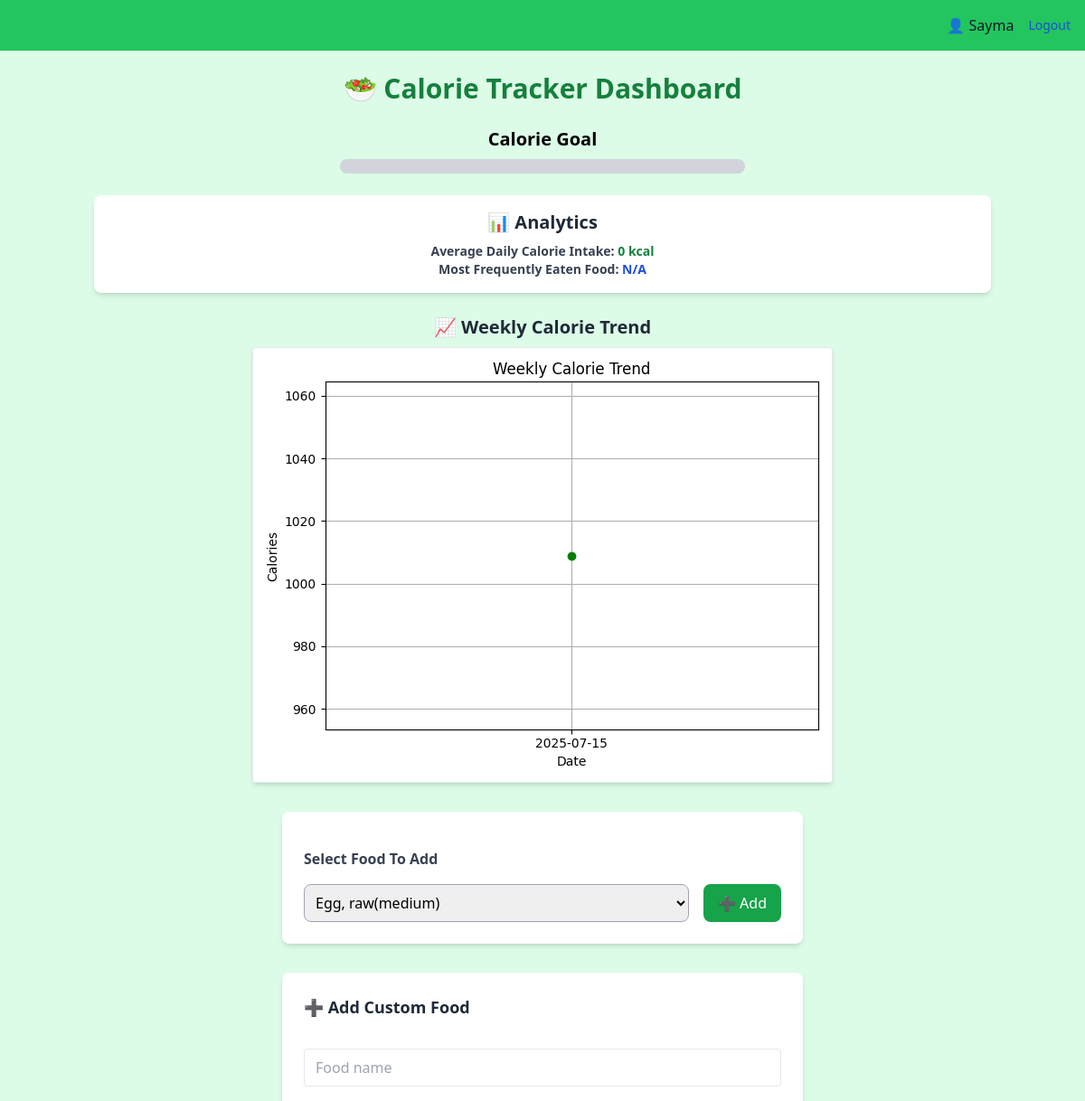
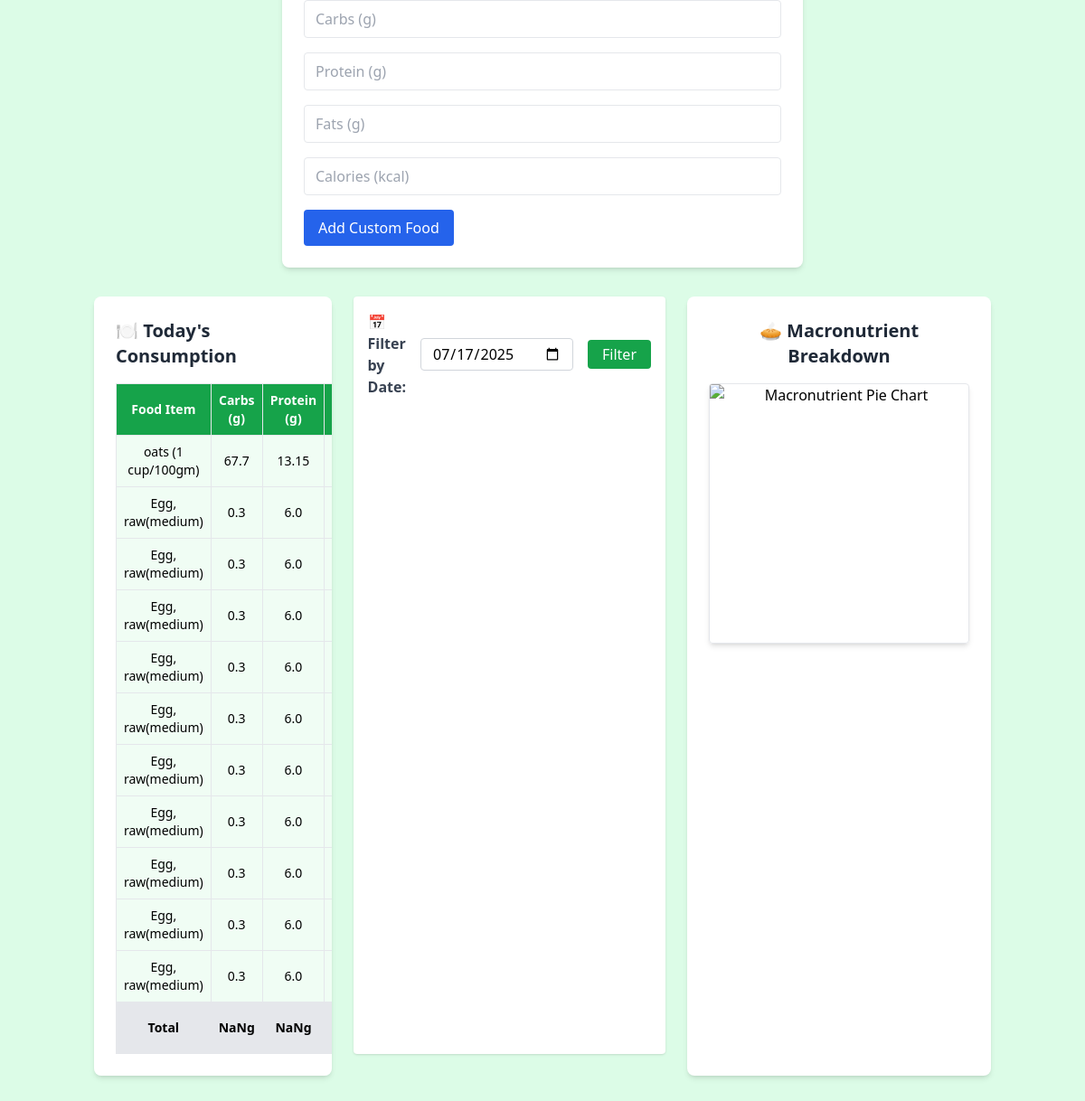
The app's page / (signed in) with its own data (2 pictures, top to bottom).
### myapp/models.py (models this page shows, shortened)
class Consume(models.Model):
    user = models.ForeignKey(User, on_delete=models.CASCADE)
    food_consumed = models.ForeignKey(Food, on_delete=models.CASCADE)
    timestamp = models.DateTimeField(default=timezone.now)

class Food(models.Model):
    name = models.CharField(max_length=200, unique=True)
    carbs = models.FloatField(help_text="Carbohydrates in grams")
    protein = models.FloatField(help_text="Protein in grams")
    fats = models.FloatField(help_text="Fats in grams")
    calories = models.IntegerField(help_text="Total calories")

### myapp/views.py (the view)
# urls.py: path('',views.index,name="index"),
@login_required
def index(request):
    selected_date = request.GET.get('date')
    if selected_date:
        date_obj = parse_date(selected_date)
        consumed_food = Consume.objects.filter(user=request.user, timestamp__date=date_obj)
    else:
        selected_date = date.today().isoformat()
        date_obj = date.today()
        consumed_food = Consume.objects.filter(user=request.user, timestamp__date=date.today())
    if request.method =="POST":
        food_name=request.POST['food_consumed']
        food_item=Food.objects.get(name=food_name)
        Consume.objects.create(user=request.user, food_consumed=food_item)
        return redirect(f"{request.path}?date={selected_date}")
    foods=Food.objects.all()
    consumed_food = Consume.objects.filter(user=request.user)
    avg_query = """
        SELECT AVG(f.calories)
        FROM myapp_consume c
        JOIN myapp_food f ON c.food_consumed_id = f.id
        WHERE c.user_id = %s AND DATE(c.timestamp) = %s
    """
    avg_calories = run_query(avg_query,[request.user.id, selected_date])[0][0] or 0
    freq_query = """
        SELECT f.name, COUNT(*) as freq
        FROM myapp_consume c
        JOIN myapp_food f ON c.food_consumed_id = f.id
        WHERE c.user_id = %s AND DATE(c.timestamp) = %s
        GROUP BY f.name
        ORDER BY freq DESC
        LIMIT 1
    """
    most_eaten_result = run_query(freq_query,[request.user.id, selected_date])
    most_eaten_food = most_eaten_result[0][0] if most_eaten_result else "N/A"
    return render(request, 'myapp/index.html', {
        'foods': foods,
        'consumed_food': consumed_food,
        'avg_calories': round(avg_calories, 2),
        'most_eaten_food': most_eaten_food,
        'selected_date': selected_date,
        'timestamp': datetime.now().timestamp()
    })

### myapp/utils.py (called while the page is built)
def run_query(query, params=None):
    with connection.cursor() as cursor:
        cursor.execute(query, params or [])
        result = cursor.fetchall()
    return result

### myapp/templates/myapp/index.html (shortened to what this page needs)
<!DOCTYPE html>
<html lang="en">
  <head>
    <script src="https://cdn.tailwindcss.com"></script>
  </head>
  <body class="bg-gradient-to-b bg-green-100 min-h-screen">
    <div class="flex justify-end p-4 bg-green-500 shadow-sm">
      {% if user.is_authenticated %}
      <div class="flex items-center space-x-4">
        <span class="text-gray-900 font-medium">👤 {{ user.username }}</span>
        <a
          href="{% url 'logout' %}"
          class="text-blue-700 hover:underline text-sm"
          >Logout</a
        >
      </div>
      {% endif %}
    </div>
    <div class="container mx-auto px-4 py-6">
      <h1 class="text-3xl font-bold text-center text-green-700 mb-6">
        🥗 Calorie Tracker Dashboard
      </h1>
      <div class="text-center mb-6">
        <h2 class="text-xl font-semibold">Calorie Goal</h2>
        <div
          class="max-w-md mx-auto bg-gray-300 rounded-full h-4 overflow-hidden mt-2"
        >
        </div>
      </div>
      <div class="text-center bg-white shadow-md rounded-lg p-4 mb-6">
        <h2 class="text-xl font-semibold text-gray-800 mb-2">📊 Analytics</h2>
        <p class="text-gray-700 text-sm">
          <strong>Average Daily Calorie Intake:</strong>
          <span class="text-green-700 font-bold">{{ avg_calories }} kcal</span>
        </p>
        <p class="text-gray-700 text-sm">
          <strong>Most Frequently Eaten Food:</strong>
          <span class="text-blue-700 font-bold">{{ most_eaten_food }}</span>
        </p>
      </div>
      <div class="text-center mb-8">
        <h2 class="text-xl font-semibold text-gray-800 mb-2">
          📈 Weekly Calorie Trend
        </h2>
        <img
          src="{% url 'calorie_plot' %}?t={{ timestamp }}"
          alt="Calorie Trend Graph"
          class="mx-auto border rounded shadow-md"
        />
      </div>
      <div class="bg-white shadow-md rounded-lg p-6 max-w-xl mx-auto mb-8">
        <form method="POST" class="space-y-4">
          <label class="block text-gray-700 font-semibold"
            >Select Food To Add</label
          >
          <div class="flex space-x-4">
            <select
              name="food_consumed"
              id="food_consumed"
              class="flex-1 p-2 border border-gray-400 rounded-lg focus:ring-2 focus:ring-green-500 focus:outline-none"
            >
              {% for food in foods %}
              <option value="{{ food.name }}">{{ food.name }}</option>
              {% endfor %}
            </select>
            <button
              type="submit"
              class="bg-green-600 text-white px-4 py-2 rounded-lg hover:bg-green-700 transition-all"
            >
              ➕ Add
            </button>
          </div>
        </form>
      </div>
      <div class="bg-white shadow-md rounded-lg p-6 max-w-xl mx-auto mb-8">
        <h2 class="text-lg font-semibold text-gray-800 mb-4">
          ➕ Add Custom Food
        </h2>
        <form
          method="POST"
          action="{% url 'add_custom_food' %}"
          class="space-y-4"
        >
          <input
            name="name"
            required
            type="text"
            placeholder="Food name"
            class="w-full border rounded px-3 py-2"
          />
          <input
            name="carbs"
            required
            type="number"
            step="0.1"
            placeholder="Carbs (g)"
            class="w-full border rounded px-3 py-2"
          />
          <input
            name="protein"
            required
            type="number"
            step="0.1"
            placeholder="Protein (g)"
            class="w-full border rounded px-3 py-2"
          />
          <input
            name="fats"
            required
            type="number"
            step="0.1"
            placeholder="Fats (g)"
            class="w-full border rounded px-3 py-2"
          />
          <input
            name="calories"
            required
            type="number"
            step="1"
            placeholder="Calories (kcal)"
            class="w-full border rounded px-3 py-2"
          />
          <button
            type="submit"
            class="bg-blue-600 hover:bg-blue-700 text-white px-4 py-2 rounded"
          >
            Add Custom Food
          </button>
        </form>
      </div>
      <div class="flex flex-col md:flex-row gap-6 mb-8">
        <div
          class="bg-white shadow-md rounded-lg p-6 overflow-auto w-full md:w-1/2"
        >
          <h2 class="text-xl font-semibold text-gray-800 mb-4">
            🍽️ Today's Consumption
          </h2>
          <table class="min-w-full text-sm text-center border border-gray-300">
            <thead class="bg-green-600 text-white">
              <tr>
                <th class="border p-2">Food Item</th>
                <th class="border p-2">Carbs (g)</th>
                <th class="border p-2">Protein (g)</th>
                <th class="border p-2">Fats (g)</th>
              </tr>
            </thead>
            <tbody id="table">
              {% for c in consumed_food %}
              <tr class="bg-green-50 hover:bg-green-100">
                <td class="border p-2">{{ c.food_consumed.name }}</td>
                <td class="border p-2">{{ c.food_consumed.carbs }}</td>
                <td class="border p-2">{{ c.food_consumed.protein }}</td>
                <td class="border p-2">{{ c.food_consumed.fats }}</td>
              </tr>
              {% endfor %}
              <tr class="font-bold bg-gray-200">
                <td class="border p-2">Total</td>
                <td class="border p-2" id="totalCarbs"></td>
                <td class="border p-2" id="totalProtein"></td>
                <td class="border p-2" id="totalFats"></td>
              </tr>
            </tbody>
          </table>
        </div>
        <div class="bg-white shadow rounded p-4 mb-6 max-w-md mx-auto">
          <form
            method="GET"
            class="flex flex-col md:flex-row items-center space-y-2 md:space-y-0 md:space-x-4"
          >
            <label for="date" class="font-semibold text-gray-700"
              >📅 Filter by Date:</label
            >
            <input
              type="date"
              id="date"
              name="date"
              value="{{ selected_date }}"
              class="border border-gray-300 rounded px-3 py-1"
            />
            <button
              type="submit"
              class="bg-green-600 text-white px-4 py-1 rounded hover:bg-green-700"
            >
              Filter
            </button>
          </form>
        </div>
        <div
          class="bg-white shadow-md rounded-lg p-6 w-full md:w-1/2 text-center"
        >
          <h2 class="text-xl font-semibold text-gray-800 mb-4">
            🥧 Macronutrient Breakdown
          </h2>
          <img
            src="{% url 'macro_pie' %}?date={{ selected_date }}&t={{ timestamp }}"
            alt="Macronutrient Pie Chart"
            class="mx-auto border rounded shadow-md w-72 h-72"
          />
        </div>
      </div>
    </div>
  </body>
</html>

### records on screen
Consume: food_consumed.name "oats (1 cup/100gm)", food_consumed.carbs "67.7", food_consumed.protein "13.15"
Consume: food_consumed.name "Egg, raw(medium)", food_consumed.carbs "0.3", food_consumed.protein "6.0"
Consume: food_consumed.name "Egg, raw(medium)", food_consumed.carbs "0.3", food_consumed.protein "6.0"
Consume: food_consumed.name "Egg, raw(medium)", food_consumed.carbs "0.3", food_consumed.protein "6.0"
Consume: food_consumed.name "Egg, raw(medium)", food_consumed.carbs "0.3", food_consumed.protein "6.0"
Consume: food_consumed.name "Egg, raw(medium)", food_consumed.carbs "0.3", food_consumed.protein "6.0"
Consume: food_consumed.name "Egg, raw(medium)", food_consumed.carbs "0.3", food_consumed.protein "6.0"
Consume: food_consumed.name "Egg, raw(medium)", food_consumed.carbs "0.3", food_consumed.protein "6.0"
Consume: food_consumed.name "Egg, raw(medium)", food_consumed.carbs "0.3", food_consumed.protein "6.0"
Consume: food_consumed.name "Egg, raw(medium)", food_consumed.carbs "0.3", food_consumed.protein "6.0"
Consume: food_consumed.name "Egg, raw(medium)", food_consumed.carbs "0.3", food_consumed.protein "6.0"

### other values on screen
{{ user.username }} "Sayma"
{{ avg_calories }} "0"
{{ most_eaten_food }} "N/A"
form field food_consumed "Egg, raw(medium)"
